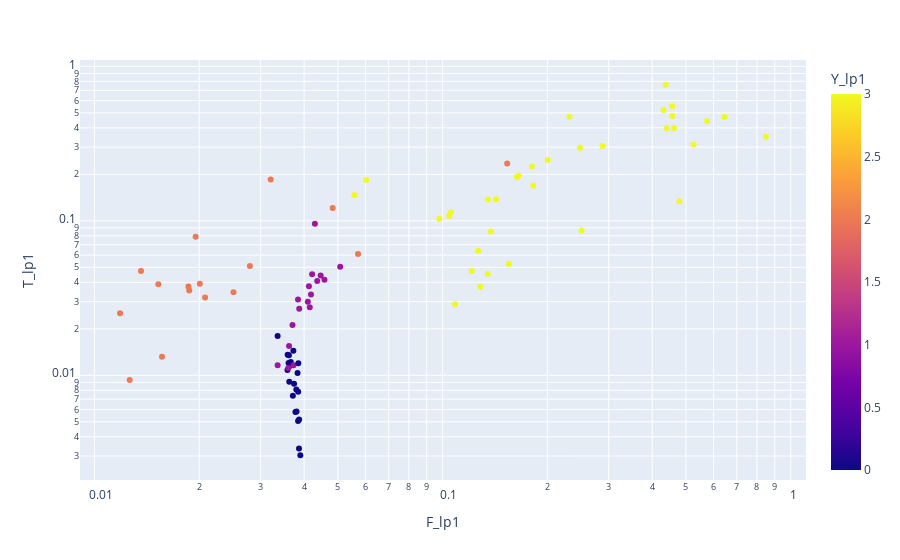

The cell this chart's notebook holds for it:
### Code cell
plty.scatter(X_lp1_df, x = "F_lp1", y = "T_lp1", color="Y_lp1", log_x=True, log_y=True)
